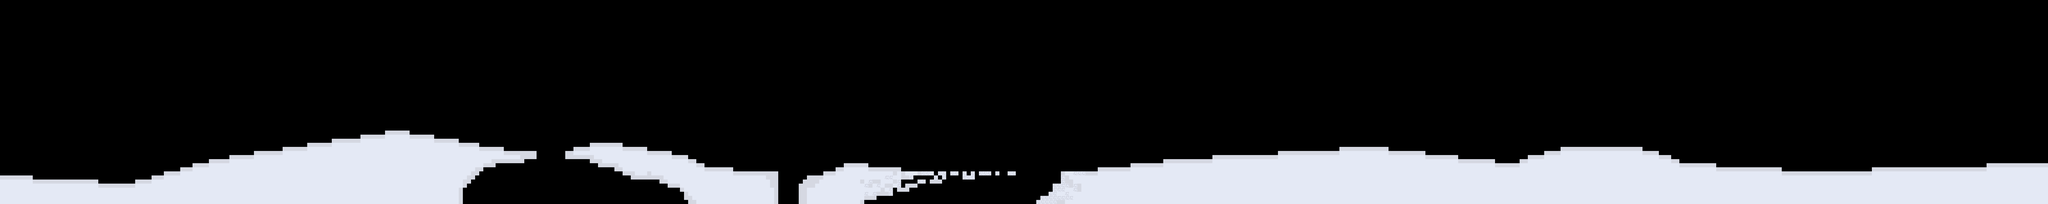

Below is a game level as drawn by its tile map, then a one-line description and the .tmx that defines it (tile-layer data replaced by summaries):
An orthogonal 500x50 tile map with 16x16 px tiles, 1 tile layer (floor).

<map version="1.0" orientation="orthogonal" width="500" height="50" tilewidth="16" tileheight="16">
 <tileset firstgid="1" name="snow" tilewidth="16" tileheight="16">
  <image source="snow.png" width="96" height="16" />
 </tileset>
 <layer name="floor" width="500" height="50">
  <data>[25000 cells, 4641 non-empty, 4 distinct tile ids]</data>
 </layer>
</map>